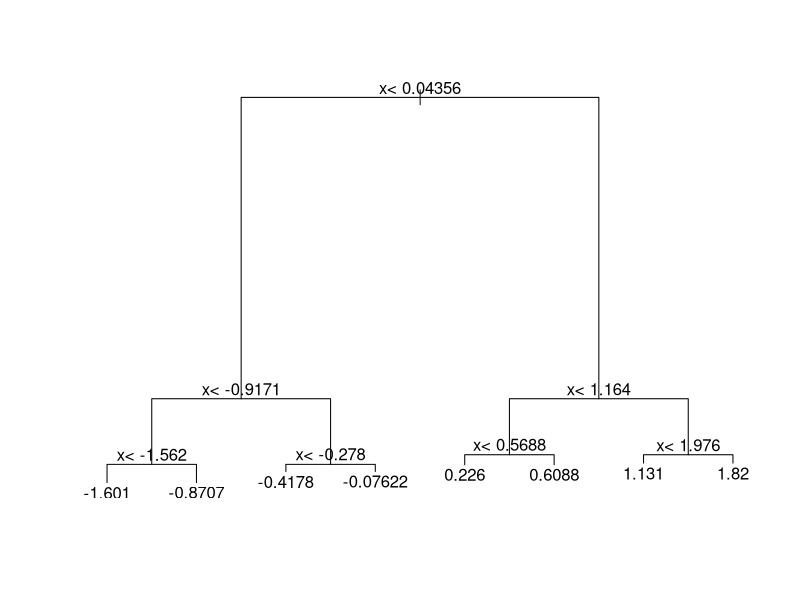
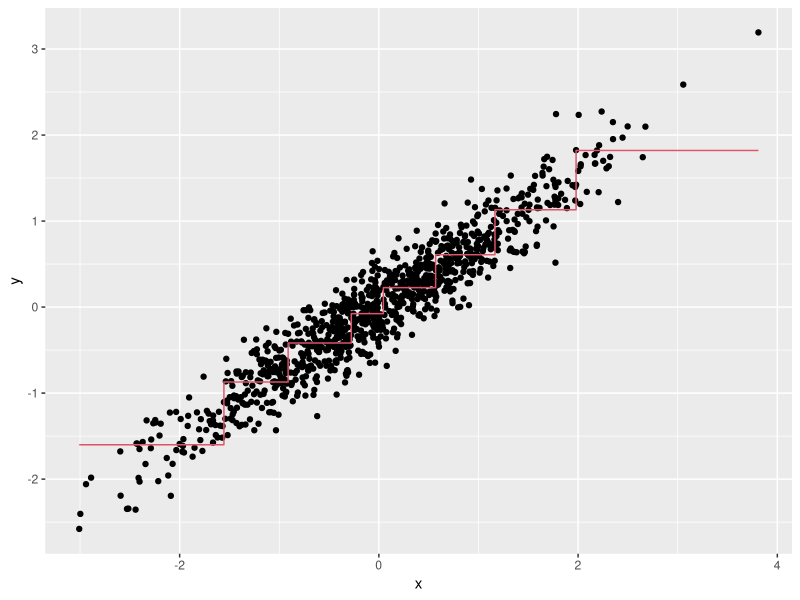
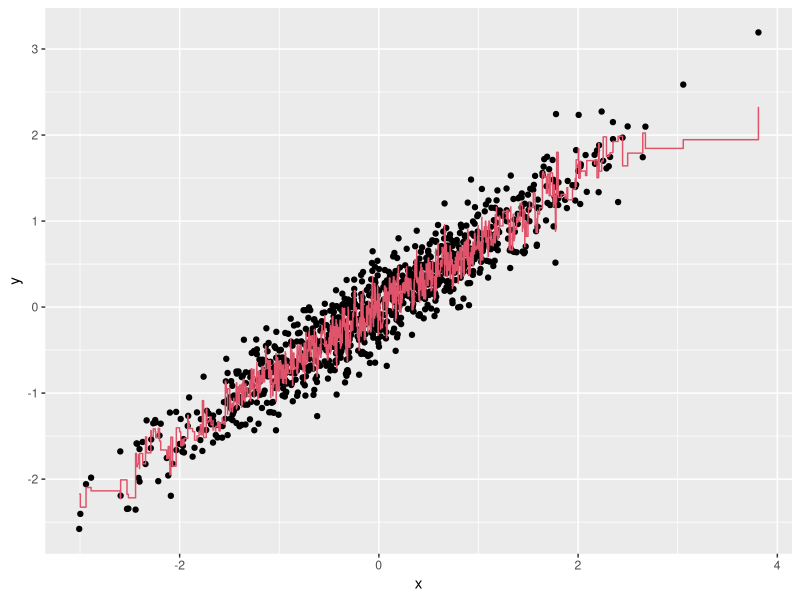
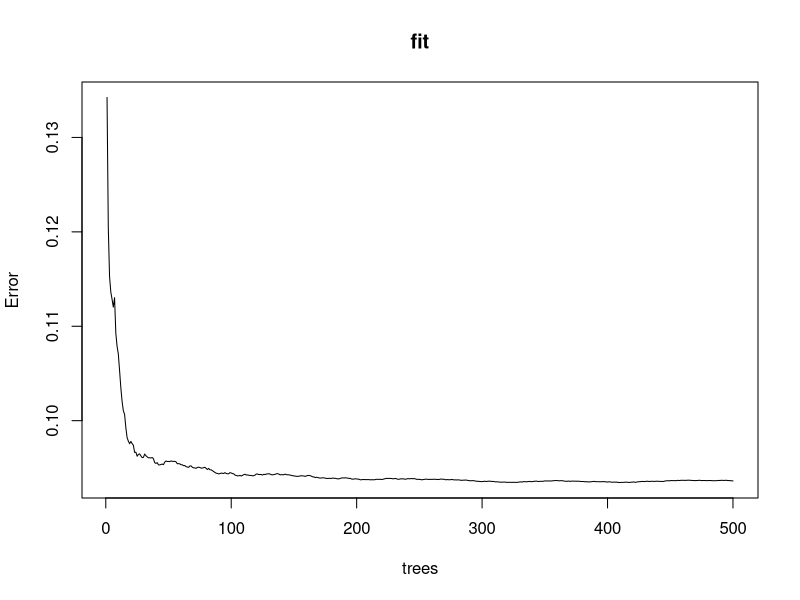
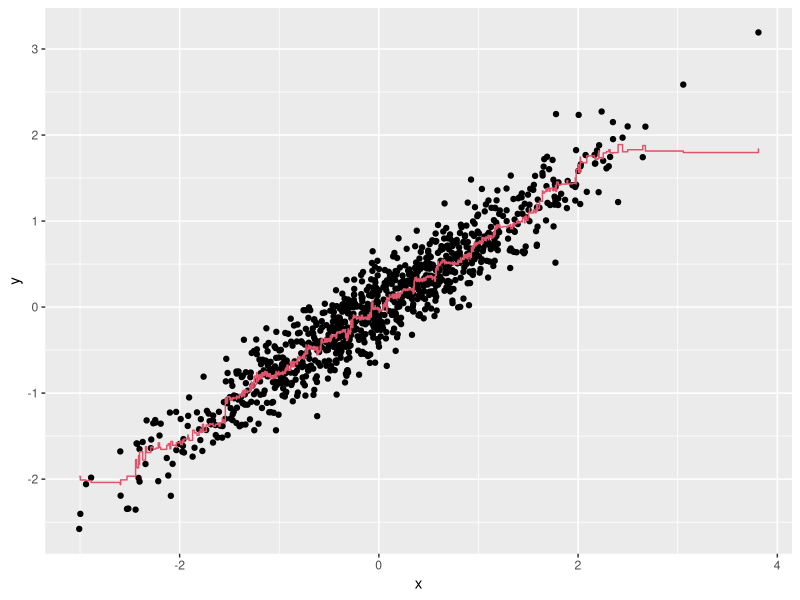

Source code (R) for these figures, in order:
## ---- chunk 1
library(rpart)
n <- 1000
sigma <- 0.25
set.seed(1)
x <- rnorm(n, 0, 1)
y <- 0.75 * x + rnorm(n, 0, sigma)
dat <- data.frame(x = x, y = y)
fit <- rpart(y ~ ., data = dat)
## ---- chunk 2
plot(fit)
text(fit)
## ---- chunk 3
library(tidyverse)
dat %>% 
	mutate(y_hat = predict(fit)) %>% 
	ggplot() +
	geom_point(aes(x, y)) +
	#BLANK
  geom_step(aes(x, y_hat), col=2)
  #BLANK
## ---- chunk 4
library(randomForest)
fit <- randomForest(y ~ x, data = dat)#BLANK 
dat %>% 
	mutate(y_hat = predict(fit)) %>% 
	ggplot() +
	geom_point(aes(x, y)) +
	geom_step(aes(x, y_hat), col = 2)
## ---- chunk 5
plot(fit)
## ---- chunk 6
library(randomForest)
fit <- randomForest(y ~ x, data = dat, nodesize = 50, maxnodes = 25)#BLANK
dat %>% 
	mutate(y_hat = predict(fit)) %>% 
	ggplot() +
	geom_point(aes(x, y)) +
	geom_step(aes(x, y_hat), col = 2)
